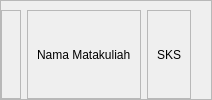
               <widget class="QFrame" name="frame_76">
                <property name="frameShape">
                 <enum>QFrame::StyledPanel</enum>
                </property>
                <property name="frameShadow">
                 <enum>QFrame::Raised</enum>
                </property>
                <layout class="QHBoxLayout" name="horizontalLayout_81">
                 <property name="leftMargin">
                  <number>0</number>
                 </property>
                 <property name="topMargin">
                  <number>9</number>
                 </property>
                 <property name="rightMargin">
                  <number>0</number>
                 </property>
                 <property name="bottomMargin">
                  <number>0</number>
                 </property>
                 <item>
                  <widget class="QFrame" name="frame_77">
                   <property name="frameShape">
                    <enum>QFrame::StyledPanel</enum>
                   </property>
                   <property name="frameShadow">
                    <enum>QFrame::Raised</enum>
                   </property>
                   <layout class="QVBoxLayout" name="verticalLayout_11"/>
                  </widget>
                 </item>
                 <item>
                  <widget class="QFrame" name="frame_78">
                   <property name="frameShape">
                    <enum>QFrame::StyledPanel</enum>
                   </property>
                   <property name="frameShadow">
                    <enum>QFrame::Raised</enum>
                   </property>
                   <layout class="QHBoxLayout" name="horizontalLayout_82">
                    <item alignment="Qt::AlignRight">
                     <widget class="QLabel" name="label_19">
                      <property name="text">
                       <string>Nama Matakuliah</string>
                      </property>
                     </widget>
                    </item>
                   </layout>
                  </widget>
                 </item>
                 <item alignment="Qt::AlignRight">
                  <widget class="QFrame" name="frame_79">
                   <property name="maximumSize">
                    <size>
                     <width>200</width>
                     <height>16777215</height>
                    </size>
                   </property>
                   <property name="styleSheet">
                    <string notr="true">#frame_79{
margin-right:20px;
}</string>
                   </property>
                   <property name="frameShape">
                    <enum>QFrame::StyledPanel</enum>
                   </property>
                   <property name="frameShadow">
                    <enum>QFrame::Raised</enum>
                   </property>
                   <layout class="QHBoxLayout" name="horizontalLayout_83">
                    <item alignment="Qt::AlignRight">
                     <widget class="QLabel" name="label_20">
                      <property name="text">
                       <string>SKS</string>
                      </property>
                     </widget>
                    </item>
                   </layout>
                  </widget>
                 </item>
                </layout>
               </widget>
